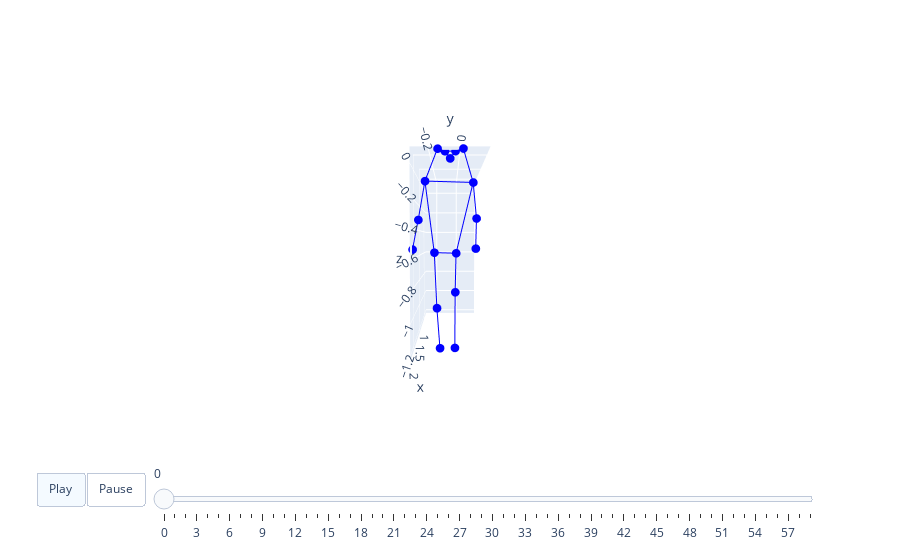

Notebook code cell kept with this figure:
### Code cell
# 25 nose      0
# 26 left eye  1
# 27 right eye 2
# 28 left ear  3
# 29 right ear 4

# 4 "lshoulder", # 5
# 8 "rshoulder", # 6
# 5 "lelbow",    # 7
# 9 "relbow",    # 8
# 6 "lwrist",    # 9
# 10 "rwrist",    # 10
# 12 "lhip",      # 11
# 16 "rhip",      # 12
# 13 "lknee",     # 13
# 17 "rknee",     # 14
# 14 "lankle",    # 15
# 18 "rankle",    # 16
coco_id = [25,26,27,28,29,4,8,5,9,6,10,12,16,13,17,14,18]
coco_data = adjust_data(_data[5,0,600:660].copy())[:, coco_id]
animate3d(coco_data[:60], coco_bone)

### Figure 1 — Plotly figure (JSON) as saved in the notebook; plotly's stock layout.template omitted (floating-point values rounded to 4 significant figures)
{"data": [{"marker": {"color": "blue", "size": 3}, "mode": "lines+markers", "name": "Nodes0", "type": "scatter3d", "x": [2.142, 2.18, null, 2.18, 2.146, null, 2.221, 2.07, null, 2.07, 2.148, null, 2.146, 2.148, null, 2.124, 2.146, null, 2.124, 2.148, null, 2.124, 2.124, null, 2.124, 2.139, null, 2.124, 2.143, null, 2.139, 2.071, null, 2.143, 2.067, null, 2.127, 2.129, null, 2.092, 2.127, null, 2.092, 2.129, null, 2.127, 2.227, null, 2.129, 2.228, null, 2.227, 2.124, null, 2.228, 2.124], "y": [-0.1289, -0.147, null, -0.147, -0.1645, null, -0.03396, -0.02951, null, -0.02951, -0.025, null, -0.1645, -0.025, null, -0.225, -0.1645, null, 0.08512, -0.025, null, -0.225, 0.08512, null, -0.225, -0.2674, null, 0.08512, 0.1054, null, -0.2674, -0.3119, null, 0.1054, 0.1062, null, -0.09706, -0.02904, null, -0.06335, -0.09706, null, -0.06335, -0.02904, null, -0.09706, -0.1405, null, -0.02904, 0.01768, null, -0.1405, -0.225, null, 0.01768, 0.08512], "z": [-1.173, -0.9056, null, -0.9056, -0.5546, null, -1.147, -0.8204, null, -0.8204, -0.5581, null, -0.5546, -0.5581, null, -0.09547, -0.5546, null, -0.1042, -0.5581, null, -0.09547, -0.1042, null, -0.09547, -0.345, null, -0.1042, -0.3359, null, -0.345, -0.537, null, -0.3359, -0.5306, null, 0.09428, 0.09431, null, 0.05654, 0.09428, null, 0.05654, 0.09431, null, 0.09428, 0.0859, null, 0.09431, 0.08664, null, 0.0859, -0.09547, null, 0.08664, -0.1042]}], "layout": {"scene": {"aspectmode": "manual", "aspectratio": {"x": 1.498, "y": 0.4963, "z": 1.331}, "camera": {"eye": {"x": 3, "y": 0, "z": 0.1}}, "xaxis": {"range": [0.7301, 2.228]}, "yaxis": {"range": [-0.3119, 0.1844]}, "zaxis": {"range": [-1.232, 0.09904]}}, "sliders": [{"len": 0.9, "pad": {"b": 10, "t": 60}, "steps": [{"args": [["frame0"], {"frame": {"duration": 0}, "fromcurrent": true, "mode": "immediate", "transition": {"duration": 0, "easing": "linear"}}], "label": "0", "method": "animate"}, {"args": [["frame1"], {"frame": {"duration": 0}, "fromcurrent": true, "mode": "immediate", "transition": {"duration": 0, "easing": "linear"}}], "label": "1", "method": "animate"}, {"args": [["frame2"], {"frame": {"duration": 0}, "fromcurrent": true, "mode": "immediate", "transition": {"duration": 0, "easing": "linear"}}], "label": "2", "method": "animate"}, {"args": [["frame3"], {"frame": {"duration": 0}, "fromcurrent": true, "mode": "immediate", "transition": {"duration": 0, "easing": "linear"}}], "label": "3", "method": "animate"}, {"args": [["frame4"], {"frame": {"duration": 0}, "fromcurrent": true, "mode": "immediate", "transition": {"duration": 0, "easing": "linear"}}], "label": "4", "method": "animate"}, {"args": [["frame5"], {"frame": {"duration": 0}, "fromcurrent": true, "mode": "immediate", "transition": {"duration": 0, "easing": "linear"}}], "label": "5", "method": "animate"}, {"args": [["frame6"], {"frame": {"duration": 0}, "fromcurrent": true, "mode": "immediate", "transition": {"duration": 0, "easing": "linear"}}], "label": "6", "method": "animate"}, {"args": [["frame7"], {"frame": {"duration": 0}, "fromcurrent": true, "mode": "immediate", "transition": {"duration": 0, "easing": "linear"}}], "label": "7", "method": "animate"}, {"args": [["frame8"], {"frame": {"duration": 0}, "fromcurrent": true, "mode": "immediate", "transition": {"duration": 0, "easing": "linear"}}], "label": "8", "method": "animate"}, {"args": [["frame9"], {"frame": {"duration": 0}, "fromcurrent": true, "mode": "immediate", "transition": {"duration": 0, "easing": "linear"}}], "label": "9", "method": "animate"}, {"args": [["frame10"], {"frame": {"duration": 0}, "fromcurrent": true, "mode": "immediate", "transition": {"duration": 0, "easing": "linear"}}], "label": "10", "method": "animate"}, {"args": [["frame11"], {"frame": {"duration": 0}, "fromcurrent": true, "mode": "immediate", "transition": {"duration": 0, "easing": "linear"}}], "label": "11", "method": "animate"}, {"args": [["frame12"], {"frame": {"duration": 0}, "fromcurrent": true, "mode": "immediate", "transition": {"duration": 0, "easing": "linear"}}], "label": "12", "method": "animate"}, {"args": [["frame13"], {"frame": {"duration": 0}, "fromcurrent": true, "mode": "immediate", "transition": {"duration": 0, "easing": "linear"}}], "label": "13", "method": "animate"}, {"args": [["frame14"], {"frame": {"duration": 0}, "fromcurrent": true, "mode": "immediate", "transition": {"duration": 0, "easing": "linear"}}], "label": "14", "method": "animate"}, {"args": [["frame15"], {"frame": {"duration": 0}, "fromcurrent": true, "mode": "immediate", "transition": {"duration": 0, "easing": "linear"}}], "label": "15", "method": "animate"}, {"args": [["frame16"], {"frame": {"duration": 0}, "fromcurrent": true, "mode": "immediate", "transition": {"duration": 0, "easing": "linear"}}], "label": "16", "method": "animate"}, {"args": [["frame17"], {"frame": {"duration": 0}, "fromcurrent": true, "mode": "immediate", "transition": {"duration": 0, "easing": "linear"}}], "label": "17", "method": "animate"}, {"args": [["frame18"], {"frame": {"duration": 0}, "fromcurrent": true, "mode": "immediate", "transition": {"duration": 0, "easing": "linear"}}], "label": "18", "method": "animate"}, {"args": [["frame19"], {"frame": {"duration": 0}, "fromcurrent": true, "mode": "immediate", "transition": {"duration": 0, "easing": "linear"}}], "label": "19", "method": "animate"}, {"args": [["frame20"], {"frame": {"duration": 0}, "fromcurrent": true, "mode": "immediate", "transition": {"duration": 0, "easing": "linear"}}], "label": "20", "method": "animate"}, {"args": [["frame21"], {"frame": {"duration": 0}, "fromcurrent": true, "mode": "immediate", "transition": {"duration": 0, "easing": "linear"}}], "label": "21", "method": "animate"}, {"args": [["frame22"], {"frame": {"duration": 0}, "fromcurrent": true, "mode": "immediate", "transition": {"duration": 0, "easing": "linear"}}], "label": "22", "method": "animate"}, {"args": [["frame23"], {"frame": {"duration": 0}, "fromcurrent": true, "mode": "immediate", "transition": {"duration": 0, "easing": "linear"}}], "label": "23", "method": "animate"}, {"args": [["frame24"], {"frame": {"duration": 0}, "fromcurrent": true, "mode": "immediate", "transition": {"duration": 0, "easing": "linear"}}], "label": "24", "method": "animate"}, {"args": [["frame25"], {"frame": {"duration": 0}, "fromcurrent": true, "mode": "immediate", "transition": {"duration": 0, "easing": "linear"}}], "label": "25", "method": "animate"}, {"args": [["frame26"], {"frame": {"duration": 0}, "fromcurrent": true, "mode": "immediate", "transition": {"duration": 0, "easing": "linear"}}], "label": "26", "method": "animate"}, {"args": [["frame27"], {"frame": {"duration": 0}, "fromcurrent": true, "mode": "immediate", "transition": {"duration": 0, "easing": "linear"}}], "label": "27", "method": "animate"}, {"args": [["frame28"], {"frame": {"duration": 0}, "fromcurrent": true, "mode": "immediate", "transition": {"duration": 0, "easing": "linear"}}], "label": "28", "method": "animate"}, {"args": [["frame29"], {"frame": {"duration": 0}, "fromcurrent": true, "mode": "immediate", "transition": {"duration": 0, "easing": "linear"}}], "label": "29", "method": "animate"}, {"args": [["frame30"], {"frame": {"duration": 0}, "fromcurrent": true, "mode": "immediate", "transition": {"duration": 0, "easing": "linear"}}], "label": "30", "method": "animate"}, {"args": [["frame31"], {"frame": {"duration": 0}, "fromcurrent": true, "mode": "immediate", "transition": {"duration": 0, "easing": "linear"}}], "label": "31", "method": "animate"}, {"args": [["frame32"], {"frame": {"duration": 0}, "fromcurrent": true, "mode": "immediate", "transition": {"duration": 0, "easing": "linear"}}], "label": "32", "method": "animate"}, {"args": [["frame33"], {"frame": {"duration": 0}, "fromcurrent": true, "mode": "immediate", "transition": {"duration": 0, "easing": "linear"}}], "label": "33", "method": "animate"}, {"args": [["frame34"], {"frame": {"duration": 0}, "fromcurrent": true, "mode": "immediate", "transition": {"duration": 0, "easing": "linear"}}], "label": "34", "method": "animate"}, {"args": [["frame35"], {"frame": {"duration": 0}, "fromcurrent": true, "mode": "immediate", "transition": {"duration": 0, "easing": "linear"}}], "label": "35", "method": "animate"}, {"args": [["frame36"], {"frame": {"duration": 0}, "fromcurrent": true, "mode": "immediate", "transition": {"duration": 0, "easing": "linear"}}], "label": "36", "method": "animate"}, {"args": [["frame37"], {"frame": {"duration": 0}, "fromcurrent": true, "mode": "immediate", "transition": {"duration": 0, "easing": "linear"}}], "label": "37", "method": "animate"}, {"args": [["frame38"], {"frame": {"duration": 0}, "fromcurrent": true, "mode": "immediate", "transition": {"duration": 0, "easing": "linear"}}], "label": "38", "method": "animate"}, {"args": [["frame39"], {"frame": {"duration": 0}, "fromcurrent": true, "mode": "immediate", "transition": {"duration": 0, "easing": "linear"}}], "label": "39", "method": "animate"}, {"args": [["frame40"], {"frame": {"duration": 0}, "fromcurrent": true, "mode": "immediate", "transition": {"duration": 0, "easing": "linear"}}], "label": "40", "method": "animate"}, {"args": [["frame41"], {"frame": {"duration": 0}, "fromcurrent": true, "mode": "immediate", "transition": {"duration": 0, "easing": "linear"}}], "label": "41", "method": "animate"}, {"args": [["frame42"], {"frame": {"duration": 0}, "fromcurrent": true, "mode": "immediate", "transition": {"duration": 0, "easing": "linear"}}], "label": "42", "method": "animate"}, {"args": [["frame43"], {"frame": {"duration": 0}, "fromcurrent": true, "mode": "immediate", "transition": {"duration": 0, "easing": "linear"}}], "label": "43", "method": "animate"}, {"args": [["frame44"], {"frame": {"duration": 0}, "fromcurrent": true, "mode": "immediate", "transition": {"duration": 0, "easing": "linear"}}], "label": "44", "method": "animate"}, {"args": [["frame45"], {"frame": {"duration": 0}, "fromcurrent": true, "mode": "immediate", "transition": {"duration": 0, "easing": "linear"}}], "label": "45", "method": "animate"}, {"args": [["frame46"], {"frame": {"duration": 0}, "fromcurrent": true, "mode": "immediate", "transition": {"duration": 0, "easing": "linear"}}], "label": "46", "method": "animate"}, {"args": [["frame47"], {"frame": {"duration": 0}, "fromcurrent": true, "mode": "immediate", "transition": {"duration": 0, "easing": "linear"}}], "label": "47", "method": "animate"}, {"args": [["frame48"], {"frame": {"duration": 0}, "fromcurrent": true, "mode": "immediate", "transition": {"duration": 0, "easing": "linear"}}], "label": "48", "method": "animate"}, {"args": [["frame49"], {"frame": {"duration": 0}, "fromcurrent": true, "mode": "immediate", "transition": {"duration": 0, "easing": "linear"}}], "label": "49", "method": "animate"}, {"args": [["frame50"], {"frame": {"duration": 0}, "fromcurrent": true, "mode": "immediate", "transition": {"duration": 0, "easing": "linear"}}], "label": "50", "method": "animate"}, {"args": [["frame51"], {"frame": {"duration": 0}, "fromcurrent": true, "mode": "immediate", "transition": {"duration": 0, "easing": "linear"}}], "label": "51", "method": "animate"}, {"args": [["frame52"], {"frame": {"duration": 0}, "fromcurrent": true, "mode": "immediate", "transition": {"duration": 0, "easing": "linear"}}], "label": "52", "method": "animate"}, {"args": [["frame53"], {"frame": {"duration": 0}, "fromcurrent": true, "mode": "immediate", "transition": {"duration": 0, "easing": "linear"}}], "label": "53", "method": "animate"}, {"args": [["frame54"], {"frame": {"duration": 0}, "fromcurrent": true, "mode": "immediate", "transition": {"duration": 0, "easing": "linear"}}], "label": "54", "method": "animate"}, {"args": [["frame55"], {"frame": {"duration": 0}, "fromcurrent": true, "mode": "immediate", "transition": {"duration": 0, "easing": "linear"}}], "label": "55", "method": "animate"}, {"args": [["frame56"], {"frame": {"duration": 0}, "fromcurrent": true, "mode": "immediate", "transition": {"duration": 0, "easing": "linear"}}], "label": "56", "method": "animate"}, {"args": [["frame57"], {"frame": {"duration": 0}, "fromcurrent": true, "mode": "immediate", "transition": {"duration": 0, "easing": "linear"}}], "label": "57", "method": "animate"}, {"args": [["frame58"], {"frame": {"duration": 0}, "fromcurrent": true, "mode": "immediate", "transition": {"duration": 0, "easing": "linear"}}], "label": "58", "method": "animate"}, {"args": [["frame59"], {"frame": {"duration": 0}, "fromcurrent": true, "mode": "immediate", "transition": {"duration": 0, "easing": "linear"}}], "label": "59", "method": "animate"}], "x": 0.1, "y": 0}], "updatemenus": [{"buttons": [{"args": [null, {"frame": {"duration": 40}, "fromcurrent": true, "mode": "immediate", "transition": {"duration": 40, "easing": "linear"}}], "label": "Play", "method": "animate"}, {"args": [[null], {"frame": {"duration": 0}, "fromcurrent": true, "mode": "immediate", "transition": {"duration": 0, "easing": "linear"}}], "label": "Pause", "method": "animate"}], "direction": "left", "pad": {"r": 10, "t": 70}, "type": "buttons", "x": 0.1, "y": 0}]}}
